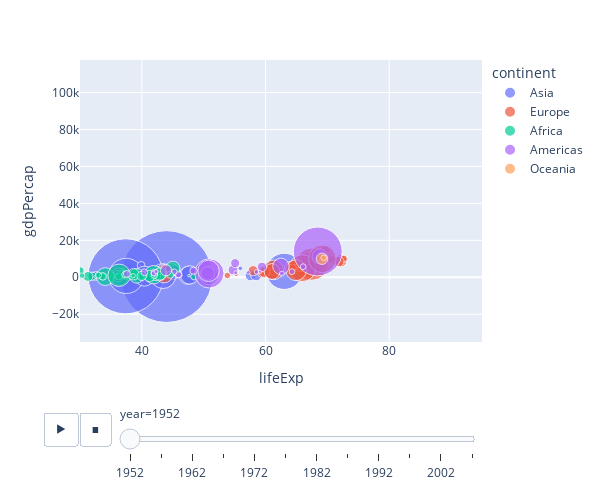

Notebook source saved alongside this figure:
### Code cell
# plot animation of the above curve on the basic of year

# Create the animated scatter plot
fig = px.scatter(gap, x='lifeExp', y='gdpPercap',
                 color='continent', size='pop',
                 size_max=100, hover_name='country',
                 range_x=[30, 95],
                 animation_frame='year', animation_group='country'
                 ,height=500, width=600)
fig.show()

### Figure 1 — Plotly figure (JSON) as saved in the notebook; plotly's stock layout.template omitted (floating-point values rounded to 4 significant figures)
{"data": [{"hovertemplate": "<b>%{hovertext}</b><br><br>continent=Asia<br>year=1952<br>lifeExp=%{x}<br>gdpPercap=%{y}<br>pop=%{marker.size}<extra></extra>", "hovertext": ["Afghanistan", "Bahrain", "Bangladesh", "Cambodia", "China", "Hong Kong, China", "India", "Indonesia", "Iran", "Iraq", "Israel", "Japan", "Jordan", "Korea, Dem. Rep.", "Korea, Rep.", "Kuwait", "Lebanon", "Malaysia", "Mongolia", "Myanmar", "Nepal", "Oman", "Pakistan", "Philippines", "Saudi Arabia", "Singapore", "Sri Lanka", "Syria", "Taiwan", "Thailand", "Vietnam", "West Bank and Gaza", "Yemen, Rep."], "ids": ["Afghanistan", "Bahrain", "Bangladesh", "Cambodia", "China", "Hong Kong, China", "India", "Indonesia", "Iran", "Iraq", "Israel", "Japan", "Jordan", "Korea, Dem. Rep.", "Korea, Rep.", "Kuwait", "Lebanon", "Malaysia", "Mongolia", "Myanmar", "Nepal", "Oman", "Pakistan", "Philippines", "Saudi Arabia", "Singapore", "Sri Lanka", "Syria", "Taiwan", "Thailand", "Vietnam", "West Bank and Gaza", "Yemen, Rep."], "legendgroup": "Asia", "marker": {"color": "#636efa", "size": [8425333, 120447, 46886859, 4693836, 556263527, 2125900, 372000000, 82052000, 17272000, 5441766, 1620914, 86459025, 607914, 8865488, 20947571, 160000, 1439529, 6748378, 800663, 20092996, 9182536, 507833, 41346560, 22438691, 4005677, 1127000, 7982342, 3661549, 8550362, 21289402, 26246839, 1030585, 4963829], "sizemode": "area", "sizeref": 131900.0, "symbol": "circle"}, "mode": "markers", "name": "Asia", "orientation": "v", "showlegend": true, "type": "scatter", "x": [28.8, 50.94, 37.48, 39.42, 44, 60.96, 37.37, 37.47, 44.87, 45.32, 65.39, 63.03, 43.16, 50.06, 47.45, 55.56, 55.93, 48.46, 42.24, 36.32, 36.16, 37.58, 43.44, 47.75, 39.88, 60.4, 57.59, 45.88, 58.5, 50.85, 40.41, 43.16, 32.55], "xaxis": "x", "y": [779.4, 9867.0, 684.2, 368.5, 400.4, 3054.0, 546.6, 749.7, 3035.0, 4130.0, 4087.0, 3217.0, 1547.0, 1088.0, 1031.0, 108400.0, 4835.0, 1831.0, 786.6, 331, 545.9, 1828.0, 684.6, 1273.0, 6460.0, 2315.0, 1084.0, 1643.0, 1207.0, 757.8, 605.1, 1516.0, 781.7], "yaxis": "y"}, {"hovertemplate": "<b>%{hovertext}</b><br><br>continent=Europe<br>year=1952<br>lifeExp=%{x}<br>gdpPercap=%{y}<br>pop=%{marker.size}<extra></extra>", "hovertext": ["Albania", "Austria", "Belgium", "Bosnia and Herzegovina", "Bulgaria", "Croatia", "Czech Republic", "Denmark", "Finland", "France", "Germany", "Greece", "Hungary", "Iceland", "Ireland", "Italy", "Montenegro", "Netherlands", "Norway", "Poland", "Portugal", "Romania", "Serbia", "Slovak Republic", "Slovenia", "Spain", "Sweden", "Switzerland", "Turkey", "United Kingdom"], "ids": ["Albania", "Austria", "Belgium", "Bosnia and Herzegovina", "Bulgaria", "Croatia", "Czech Republic", "Denmark", "Finland", "France", "Germany", "Greece", "Hungary", "Iceland", "Ireland", "Italy", "Montenegro", "Netherlands", "Norway", "Poland", "Portugal", "Romania", "Serbia", "Slovak Republic", "Slovenia", "Spain", "Sweden", "Switzerland", "Turkey", "United Kingdom"], "legendgroup": "Europe", "marker": {"color": "#EF553B", "size": [1282697, 6927772, 8730405, 2791000, 7274900, 3882229, 9125183, 4334000, 4090500, 42459667, 69145952, 7733250, 9504000, 147962, 2952156, 47666000, 413834, 10381988, 3327728, 25730551, 8526050, 16630000, 6860147, 3558137, 1489518, 28549870, 7124673, 4815000, 22235677, 50430000], "sizemode": "area", "sizeref": 131900.0, "symbol": "circle"}, "mode": "markers", "name": "Europe", "orientation": "v", "showlegend": true, "type": "scatter", "x": [55.23, 66.8, 68, 53.82, 59.6, 61.21, 66.87, 70.78, 66.55, 67.41, 67.5, 65.86, 64.03, 72.49, 66.91, 65.94, 59.16, 72.13, 72.67, 61.31, 59.82, 61.05, 58.0, 64.36, 65.57, 64.94, 71.86, 69.62, 43.59, 69.18], "xaxis": "x", "y": [1601.0, 6137.0, 8343.0, 973.5, 2444.0, 3119.0, 6876.0, 9692.0, 6425.0, 7030.0, 7144.0, 3531.0, 5264.0, 7268.0, 5210.0, 4931.0, 2648.0, 8942.0, 10100.0, 4029.0, 3068.0, 3145.0, 3581.0, 5075.0, 4215.0, 3834.0, 8528.0, 14730.0, 1969.0, 9980.0], "yaxis": "y"}, {"hovertemplate": "<b>%{hovertext}</b><br><br>continent=Africa<br>year=1952<br>lifeExp=%{x}<br>gdpPercap=%{y}<br>pop=%{marker.size}<extra></extra>", "hovertext": ["Algeria", "Angola", "Benin", "Botswana", "Burkina Faso", "Burundi", "Cameroon", "Central African Republic", "Chad", "Comoros", "Congo, Dem. Rep.", "Congo, Rep.", "Cote d'Ivoire", "Djibouti", "Egypt", "Equatorial Guinea", "Eritrea", "Ethiopia", "Gabon", "Gambia", "Ghana", "Guinea", "Guinea-Bissau", "Kenya", "Lesotho", "Liberia", "Libya", "Madagascar", "Malawi", "Mali", "Mauritania", "Mauritius", "Morocco", "Mozambique", "Namibia", "Niger", "Nigeria", "Reunion", "Rwanda", "Sao Tome and Principe", "Senegal", "Sierra Leone", "Somalia", "South Africa", "Sudan", "Swaziland", "Tanzania", "Togo", "Tunisia", "Uganda", "Zambia", "Zimbabwe"], "ids": ["Algeria", "Angola", "Benin", "Botswana", "Burkina Faso", "Burundi", "Cameroon", "Central African Republic", "Chad", "Comoros", "Congo, Dem. Rep.", "Congo, Rep.", "Cote d'Ivoire", "Djibouti", "Egypt", "Equatorial Guinea", "Eritrea", "Ethiopia", "Gabon", "Gambia", "Ghana", "Guinea", "Guinea-Bissau", "Kenya", "Lesotho", "Liberia", "Libya", "Madagascar", "Malawi", "Mali", "Mauritania", "Mauritius", "Morocco", "Mozambique", "Namibia", "Niger", "Nigeria", "Reunion", "Rwanda", "Sao Tome and Principe", "Senegal", "Sierra Leone", "Somalia", "South Africa", "Sudan", "Swaziland", "Tanzania", "Togo", "Tunisia", "Uganda", "Zambia", "Zimbabwe"], "legendgroup": "Africa", "marker": {"color": "#00cc96", "size": [9279525, 4232095, 1738315, 442308, 4469979, 2445618, 5009067, 1291695, 2682462, 153936, 14100005, 854885, 2977019, 63149, 22223309, 216964, 1438760, 20860941, 420702, 284320, 5581001, 2664249, 580653, 6464046, 748747, 863308, 1019729, 4762912, 2917802, 3838168, 1022556, 516556, 9939217, 6446316, 485831, 3379468, 33119096, 257700, 2534927, 60011, 2755589, 2143249, 2526994, 14264935, 8504667, 290243, 8322925, 1219113, 3647735, 5824797, 2672000, 3080907], "sizemode": "area", "sizeref": 131900.0, "symbol": "circle"}, "mode": "markers", "name": "Africa", "orientation": "v", "showlegend": true, "type": "scatter", "x": [43.08, 30.02, 38.22, 47.62, 31.98, 39.03, 38.52, 35.46, 38.09, 40.72, 39.14, 42.11, 40.48, 34.81, 41.89, 34.48, 35.93, 34.08, 37.0, 30, 43.15, 33.61, 32.5, 42.27, 42.14, 38.48, 42.72, 36.68, 36.26, 33.69, 40.54, 50.99, 42.87, 31.29, 41.73, 37.44, 36.32, 52.72, 40, 46.47, 37.28, 30.33, 32.98, 45.01, 38.63, 41.41, 41.22, 38.6, 44.6, 39.98, 42.04, 48.45], "xaxis": "x", "y": [2449.0, 3521.0, 1063.0, 851.2, 543.3, 339.3, 1173.0, 1071.0, 1179.0, 1103.0, 780.5, 2126.0, 1389.0, 2670.0, 1419.0, 375.6, 328.9, 362.1, 4293.0, 485.2, 911.3, 510.2, 299.9, 853.5, 298.8, 575.6, 2388.0, 1443.0, 369.2, 452.3, 743.1, 1968.0, 1688.0, 468.5, 2424.0, 761.9, 1077.0, 2719.0, 493.3, 879.6, 1450.0, 879.8, 1136.0, 4725.0, 1616.0, 1148.0, 716.7, 859.8, 1468.0, 734.8, 1147.0, 406.9], "yaxis": "y"}, {"hovertemplate": "<b>%{hovertext}</b><br><br>continent=Americas<br>year=1952<br>lifeExp=%{x}<br>gdpPercap=%{y}<br>pop=%{marker.size}<extra></extra>", "hovertext": ["Argentina", "Bolivia", "Brazil", "Canada", "Chile", "Colombia", "Costa Rica", "Cuba", "Dominican Republic", "Ecuador", "El Salvador", "Guatemala", "Haiti", "Honduras", "Jamaica", "Mexico", "Nicaragua", "Panama", "Paraguay", "Peru", "Puerto Rico", "Trinidad and Tobago", "United States", "Uruguay", "Venezuela"], "ids": ["Argentina", "Bolivia", "Brazil", "Canada", "Chile", "Colombia", "Costa Rica", "Cuba", "Dominican Republic", "Ecuador", "El Salvador", "Guatemala", "Haiti", "Honduras", "Jamaica", "Mexico", "Nicaragua", "Panama", "Paraguay", "Peru", "Puerto Rico", "Trinidad and Tobago", "United States", "Uruguay", "Venezuela"], "legendgroup": "Americas", "marker": {"color": "#ab63fa", "size": [17876956, 2883315, 56602560, 14785584, 6377619, 12350771, 926317, 6007797, 2491346, 3548753, 2042865, 3146381, 3201488, 1517453, 1426095, 30144317, 1165790, 940080, 1555876, 8025700, 2227000, 662850, 157553000, 2252965, 5439568], "sizemode": "area", "sizeref": 131900.0, "symbol": "circle"}, "mode": "markers", "name": "Americas", "orientation": "v", "showlegend": true, "type": "scatter", "x": [62.48, 40.41, 50.92, 68.75, 54.74, 50.64, 57.21, 59.42, 45.93, 48.36, 45.26, 42.02, 37.58, 41.91, 58.53, 50.79, 42.31, 55.19, 62.65, 43.9, 64.28, 59.1, 68.44, 66.07, 55.09], "xaxis": "x", "y": [5911.0, 2677.0, 2109.0, 11370.0, 3940.0, 2144.0, 2627.0, 5587.0, 1398.0, 3522.0, 3048.0, 2428.0, 1840.0, 2195.0, 2899.0, 3478.0, 3112.0, 2480.0, 1952.0, 3759.0, 3082.0, 3023.0, 13990.0, 5717.0, 7690.0], "yaxis": "y"}, {"hovertemplate": "<b>%{hovertext}</b><br><br>continent=Oceania<br>year=1952<br>lifeExp=%{x}<br>gdpPercap=%{y}<br>pop=%{marker.size}<extra></extra>", "hovertext": ["Australia", "New Zealand"], "ids": ["Australia", "New Zealand"], "legendgroup": "Oceania", "marker": {"color": "#FFA15A", "size": [8691212, 1994794], "sizemode": "area", "sizeref": 131900.0, "symbol": "circle"}, "mode": "markers", "name": "Oceania", "orientation": "v", "showlegend": true, "type": "scatter", "x": [69.12, 69.39], "xaxis": "x", "y": [10040.0, 10560.0], "yaxis": "y"}], "layout": {"height": 500, "legend": {"itemsizing": "constant", "title": {"text": "continent"}, "tracegroupgap": 0}, "margin": {"t": 60}, "sliders": [{"active": 0, "currentvalue": {"prefix": "year="}, "len": 0.9, "pad": {"b": 10, "t": 60}, "steps": [{"args": [["1952"], {"frame": {"duration": 0, "redraw": false}, "fromcurrent": true, "mode": "immediate", "transition": {"duration": 0, "easing": "linear"}}], "label": "1952", "method": "animate"}, {"args": [["1957"], {"frame": {"duration": 0, "redraw": false}, "fromcurrent": true, "mode": "immediate", "transition": {"duration": 0, "easing": "linear"}}], "label": "1957", "method": "animate"}, {"args": [["1962"], {"frame": {"duration": 0, "redraw": false}, "fromcurrent": true, "mode": "immediate", "transition": {"duration": 0, "easing": "linear"}}], "label": "1962", "method": "animate"}, {"args": [["1967"], {"frame": {"duration": 0, "redraw": false}, "fromcurrent": true, "mode": "immediate", "transition": {"duration": 0, "easing": "linear"}}], "label": "1967", "method": "animate"}, {"args": [["1972"], {"frame": {"duration": 0, "redraw": false}, "fromcurrent": true, "mode": "immediate", "transition": {"duration": 0, "easing": "linear"}}], "label": "1972", "method": "animate"}, {"args": [["1977"], {"frame": {"duration": 0, "redraw": false}, "fromcurrent": true, "mode": "immediate", "transition": {"duration": 0, "easing": "linear"}}], "label": "1977", "method": "animate"}, {"args": [["1982"], {"frame": {"duration": 0, "redraw": false}, "fromcurrent": true, "mode": "immediate", "transition": {"duration": 0, "easing": "linear"}}], "label": "1982", "method": "animate"}, {"args": [["1987"], {"frame": {"duration": 0, "redraw": false}, "fromcurrent": true, "mode": "immediate", "transition": {"duration": 0, "easing": "linear"}}], "label": "1987", "method": "animate"}, {"args": [["1992"], {"frame": {"duration": 0, "redraw": false}, "fromcurrent": true, "mode": "immediate", "transition": {"duration": 0, "easing": "linear"}}], "label": "1992", "method": "animate"}, {"args": [["1997"], {"frame": {"duration": 0, "redraw": false}, "fromcurrent": true, "mode": "immediate", "transition": {"duration": 0, "easing": "linear"}}], "label": "1997", "method": "animate"}, {"args": [["2002"], {"frame": {"duration": 0, "redraw": false}, "fromcurrent": true, "mode": "immediate", "transition": {"duration": 0, "easing": "linear"}}], "label": "2002", "method": "animate"}, {"args": [["2007"], {"frame": {"duration": 0, "redraw": false}, "fromcurrent": true, "mode": "immediate", "transition": {"duration": 0, "easing": "linear"}}], "label": "2007", "method": "animate"}], "x": 0.1, "xanchor": "left", "y": 0, "yanchor": "top"}], "updatemenus": [{"buttons": [{"args": [null, {"frame": {"duration": 500, "redraw": false}, "fromcurrent": true, "mode": "immediate", "transition": {"duration": 500, "easing": "linear"}}], "label": "&#9654;", "method": "animate"}, {"args": [[null], {"frame": {"duration": 0, "redraw": false}, "fromcurrent": true, "mode": "immediate", "transition": {"duration": 0, "easing": "linear"}}], "label": "&#9724;", "method": "animate"}], "direction": "left", "pad": {"r": 10, "t": 70}, "showactive": false, "type": "buttons", "x": 0.1, "xanchor": "right", "y": 0, "yanchor": "top"}], "width": 600, "xaxis": {"anchor": "y", "domain": [0, 1], "range": [30, 95], "title": {"text": "lifeExp"}}, "yaxis": {"anchor": "x", "domain": [0, 1], "title": {"text": "gdpPercap"}}}}
